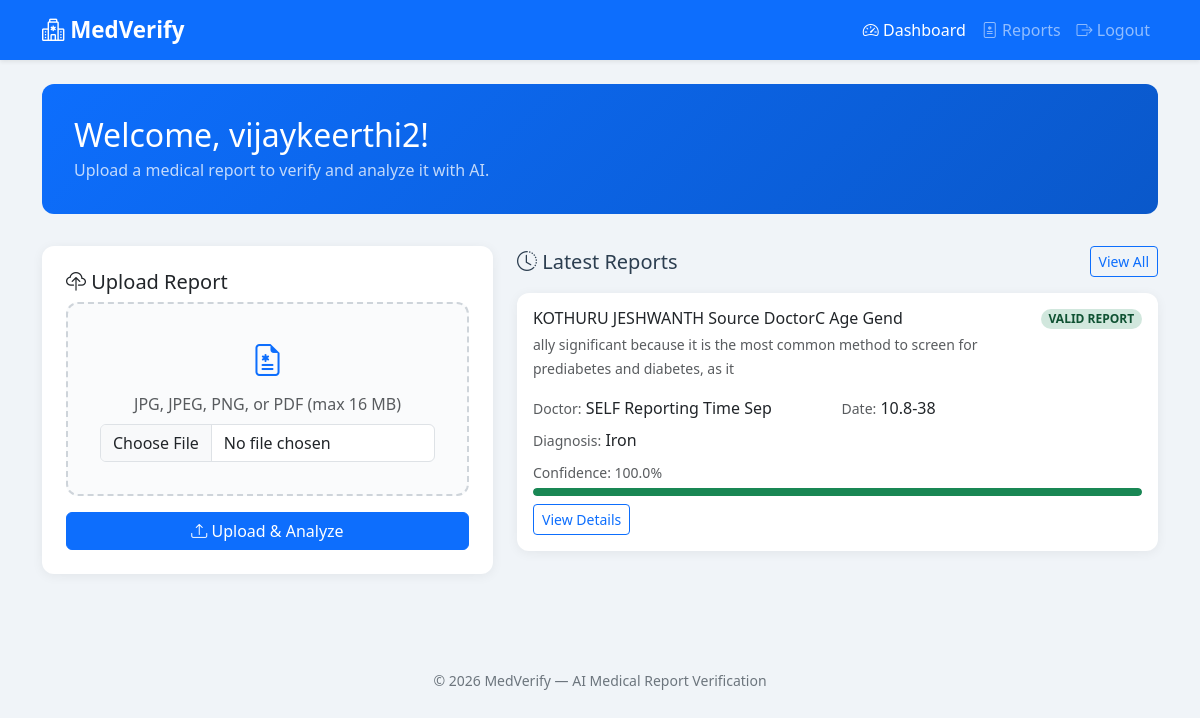
The app's page /dashboard (signed in) with its own data.
### models/model.py (models this page shows, shortened)
class User(UserMixin, db.Model):
    __tablename__ = "users"
    id = db.Column(db.Integer, primary_key=True)
    username = db.Column(db.String(80), unique=True, nullable=False)
    email = db.Column(db.String(120), unique=True, nullable=False)
    password = db.Column(db.String(255), nullable=False)
    reports = db.relationship("MedicalReport", backref="owner", lazy=True, cascade="all, delete-orphan")

class MedicalReport(db.Model):
    __tablename__ = "medical_reports"
    id = db.Column(db.Integer, primary_key=True)
    user_id = db.Column(db.Integer, db.ForeignKey("users.id"), nullable=False)
    filename = db.Column(db.String(255), nullable=False)
    patient_name = db.Column(db.String(120), default="Not Found")
    age = db.Column(db.String(20), default="Not Found")
    gender = db.Column(db.String(20), default="Not Found")
    hospital = db.Column(db.String(200), default="Not Found")
    doctor = db.Column(db.String(120), default="Not Found")
    diagnosis = db.Column(db.Text, default="Not Found")
    medicines = db.Column(db.Text, default="Not Found")
    test_results = db.Column(db.Text, default="Not Found")
    report_date = db.Column(db.String(50), default="Not Found")
    extracted_text = db.Column(db.Text, default="")
    verification_status = db.Column(db.String(50), default="PENDING")
    confidence_score = db.Column(db.Float, default=0.0)
    created_at = db.Column(db.DateTime, default=lambda: datetime.now(timezone.utc))

### app.py (the view)
@app.route("/dashboard")
@login_required
def dashboard():
    reports = (
        MedicalReport.query.filter_by(user_id=current_user.id)
        .order_by(MedicalReport.created_at.desc())
        .limit(5)
        .all()
    )
    return render_template("dashboard.html", reports=reports, user=current_user)

### app.py (called while the page is built)
@login_manager.user_loader
def load_user(user_id):
    return db.session.get(User, int(user_id))

### templates/dashboard.html (shortened to what this page needs)
{% extends "base.html" %}
{% block content %}
<div class="dashboard-header">
    <h2 class="mb-1">Welcome, {{ user.username }}!</h2>
    <p class="mb-0 opacity-75">Upload a medical report to verify and analyze it with AI.</p>
</div>
<div class="row g-4">
    <div class="col-lg-5">
        <div class="card report-card">
            <div class="card-body p-4">
                <h5 class="card-title"><i class="bi bi-cloud-upload"></i> Upload Report</h5>
                <form method="POST" action="{{ url_for('upload') }}" enctype="multipart/form-data">
                    <div class="upload-zone mb-3">
                        <i class="bi bi-file-earmark-medical text-primary" style="font-size: 2rem;"></i>
                        <p class="text-muted mt-2 mb-2">JPG, JPEG, PNG, or PDF (max 16 MB)</p>
                        <input type="file" name="report" class="form-control" accept=".png,.jpg,.jpeg,.pdf" required>
                    </div>
                    <button type="submit" class="btn btn-primary w-100">
                        <i class="bi bi-upload"></i> Upload & Analyze
                    </button>
                </form>
            </div>
        </div>
    </div>
    <div class="col-lg-7">
        <div class="d-flex justify-content-between align-items-center mb-3">
            <h5 class="mb-0"><i class="bi bi-clock-history"></i> Latest Reports</h5>
            <a href="{{ url_for('reports') }}" class="btn btn-sm btn-outline-primary">View All</a>
        </div>
        {% if reports %}
        <div class="row g-3">
            {% for report in reports %}
            <div class="col-12">
                <div class="card report-card">
                    <div class="card-body">
                        <div class="d-flex justify-content-between align-items-start">
                            <div>
                                <h6 class="mb-1">{{ report.patient_name }}</h6>
                                <small class="text-muted">{{ report.hospital }}</small>
                            </div>
                            <span class="badge rounded-pill {% if report.verification_status == 'VALID REPORT' %}status-valid{% else %}status-suspicious{% endif %}">
                                {{ report.verification_status }}
                            </span>
                        </div>
                        <div class="row mt-2 g-2">
                            <div class="col-6">
                                <small class="text-muted">Doctor:</small> {{ report.doctor }}
                            </div>
                            <div class="col-6">
                                <small class="text-muted">Date:</small> {{ report.report_date }}
                            </div>
                            <div class="col-12">
                                <small class="text-muted">Diagnosis:</small> {{ report.diagnosis }}
                            </div>
                        </div>
                        <div class="mt-2">
                            <small class="text-muted">Confidence: {{ report.confidence_score }}%</small>
                            <div class="confidence-bar mt-1">
                                <div class="confidence-fill bg-{% if report.confidence_score >= 70 %}success{% elif report.confidence_score >= 40 %}warning{% else %}danger{% endif %}"
                                     style="width: {{ report.confidence_score }}%;"></div>
                            </div>
                        </div>
                        <a href="{{ url_for('report_detail', report_id=report.id) }}" class="btn btn-sm btn-outline-primary mt-2">
                            View Details
                        </a>
                    </div>
                </div>
            </div>
            {% endfor %}
        </div>
        {% endif %}
    </div>
</div>
{% endblock %}

### static/css/style.css (style rules this page uses)
:root { --med-primary: #0d6efd; --med-success: #198754; --med-danger: #dc3545; --med-warning: #ffc107; --med-bg: #f0f4f8; --med-card: #ffffff; --med-text: #2c3e50; --med-muted: #6c757d; }
body { font-family: "Segoe UI", Tahoma, Geneva, Verdana, sans-serif; background-color: var(--med-bg); color: var(--med-text); min-height: 100vh; }
.dashboard-header { background: linear-gradient(135deg, #0d6efd 0%, #0a58ca 100%); color: white; border-radius: 12px; padding: 2rem; margin-bottom: 2rem; }
.upload-zone { border: 2px dashed #ced4da; border-radius: 12px; padding: 2rem; text-align: center; background: #fafbfc; transition: border-color 0.2s, background 0.2s; }
.report-card { border: none; border-radius: 12px; box-shadow: 0 2px 12px rgba(0, 0, 0, 0.06); transition: transform 0.2s, box-shadow 0.2s; height: 100%; }
.status-valid { background-color: #d1e7dd; color: #0f5132; }
.confidence-bar { height: 8px; border-radius: 4px; background: #e9ecef; overflow: hidden; }
.confidence-fill { height: 100%; border-radius: 4px; transition: width 0.5s ease; }

### records on screen
User: username "vijaykeerthi2"
MedicalReport: patient_name "KOTHURU JESHWANTH Source DoctorC Age Gend", hospital "ally significant because it is the most common method to screen for prediabetes and diabetes, as it", verification_status "VALID REPORT", doctor "SELF Reporting Time Sep", report_date "10.8-38", diagnosis "Iron", confidence_score "100.0"
